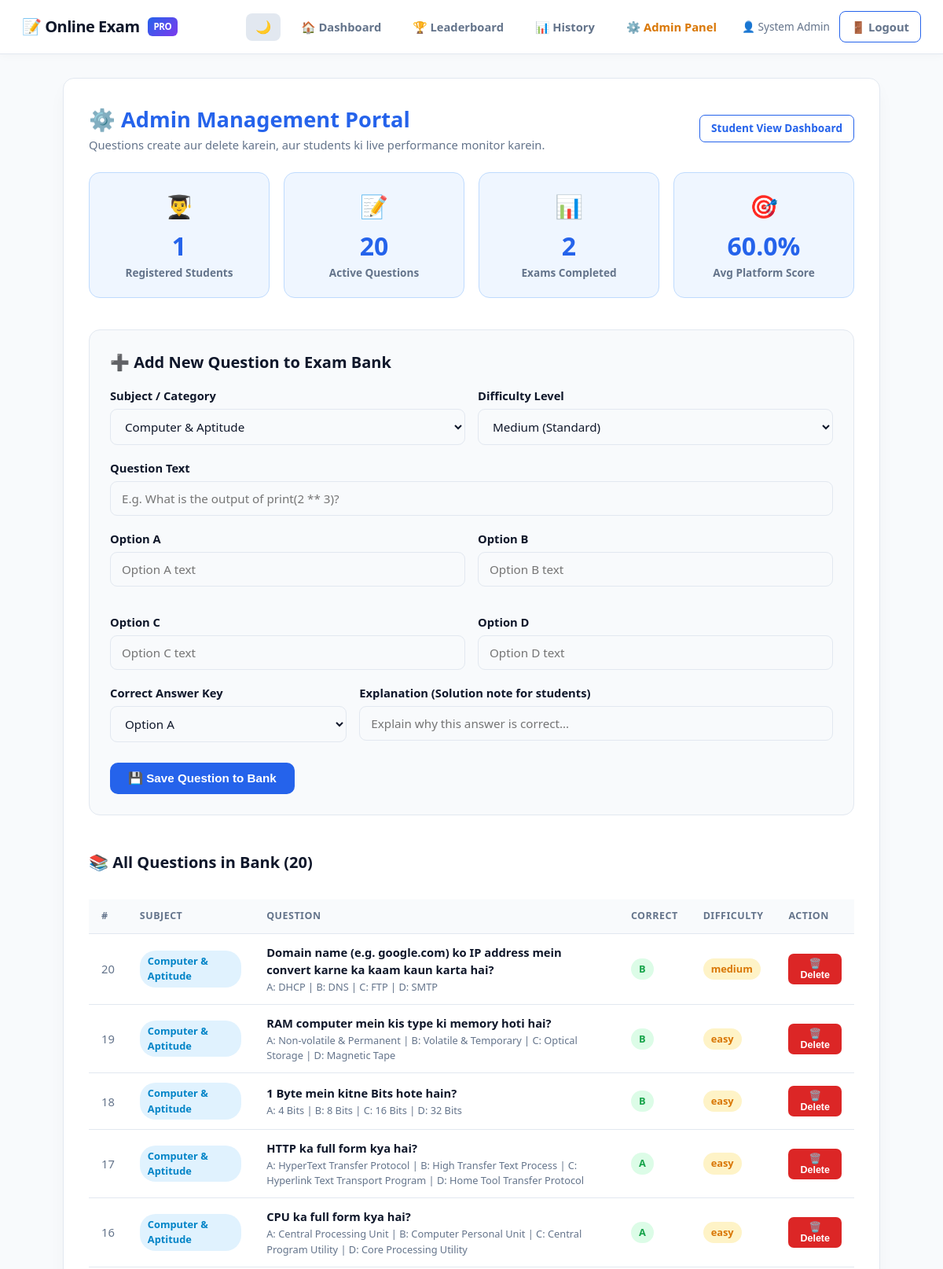
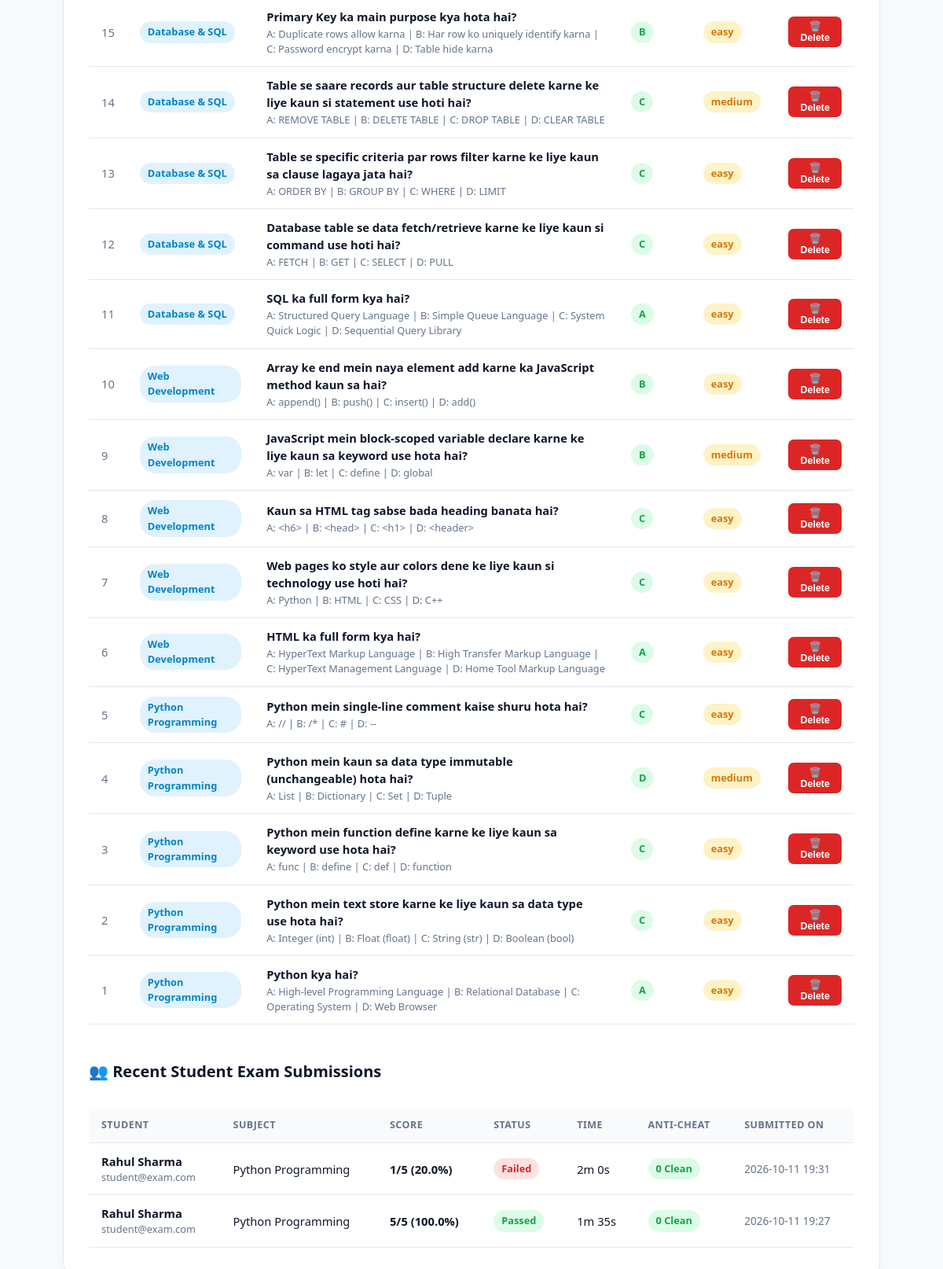
The page /admin (signed in) on the database its author committed (2 pictures, top to bottom).
### tables this page shows
CREATE TABLE questions (
    id             INTEGER PRIMARY KEY AUTOINCREMENT,
    subject_id     INTEGER,
    question       TEXT NOT NULL,
    option_a       TEXT NOT NULL,
    option_b       TEXT NOT NULL,
    option_c       TEXT NOT NULL,
    option_d       TEXT NOT NULL,
    correct_answer TEXT NOT NULL,
    explanation    TEXT,
    difficulty     TEXT DEFAULT 'medium',
    FOREIGN KEY (subject_id) REFERENCES subjects(id) ON DELETE SET NULL
);

CREATE TABLE subjects (
    id          INTEGER PRIMARY KEY AUTOINCREMENT,
    name        TEXT NOT NULL UNIQUE,
    slug        TEXT NOT NULL UNIQUE,
    description TEXT,
    icon        TEXT
);

CREATE TABLE results (
    id           INTEGER PRIMARY KEY AUTOINCREMENT,
    user_id      INTEGER NOT NULL,
    subject_name TEXT DEFAULT 'Mixed Practice',
    score        INTEGER NOT NULL,
    total        INTEGER NOT NULL,
    percentage   REAL    NOT NULL,
    time_taken   INTEGER DEFAULT 0,
    tab_switches INTEGER DEFAULT 0,
    attempted_at TIMESTAMP DEFAULT CURRENT_TIMESTAMP,
    FOREIGN KEY (user_id) REFERENCES users(id) ON DELETE CASCADE
);

CREATE TABLE users (
    id         INTEGER PRIMARY KEY AUTOINCREMENT,
    name       TEXT    NOT NULL,
    email      TEXT    NOT NULL UNIQUE,
    password   TEXT    NOT NULL,
    role       TEXT    DEFAULT 'student',
    created_at TIMESTAMP DEFAULT CURRENT_TIMESTAMP
);

### app.py (the view)
@app.route("/admin")
@admin_required
def admin_dashboard():
    conn   = get_db()
    cursor = conn.cursor()
    cursor.execute("SELECT COUNT(*) FROM users WHERE role = 'student'")
    total_students = cursor.fetchone()[0]
    cursor.execute("SELECT COUNT(*) FROM questions")
    total_questions = cursor.fetchone()[0]
    cursor.execute("SELECT COUNT(*), AVG(percentage) FROM results")
    res_stats = cursor.fetchone()
    total_exams = res_stats[0]
    avg_platform_score = round(res_stats[1], 1) if res_stats[1] else 0
    cursor.execute("SELECT * FROM subjects ORDER BY name ASC")
    subjects = cursor.fetchall()
    cursor.execute("""
        SELECT q.*, s.name as subject_name
        FROM questions q
        LEFT JOIN subjects s ON q.subject_id = s.id
        ORDER BY q.id DESC
    """)
    questions = cursor.fetchall()
    cursor.execute("""
        SELECT r.*, u.name as user_name, u.email as user_email
        FROM results r
        JOIN users u ON r.user_id = u.id
        ORDER BY r.attempted_at DESC
        LIMIT 15
    """)
    recent_submissions = cursor.fetchall()
    conn.close()
    return render_template(
        "admin.html",
        total_students=total_students,
        total_questions=total_questions,
        total_exams=total_exams,
        avg_platform_score=avg_platform_score,
        subjects=subjects,
        questions=questions,
        recent_submissions=recent_submissions
    )

### app.py (called while the page is built)
def get_db():
    conn = sqlite3.connect(DB_PATH)
    conn.row_factory = sqlite3.Row
    conn.execute("PRAGMA foreign_keys = ON")
    return conn

def admin_required(f):
    @wraps(f)
    def decorated(*args, **kwargs):
        if "user_id" not in session or session.get("role") != "admin":
            flash("Is page ko dekhne ke liye Admin permission chahiye.", "danger")
            return redirect(url_for("dashboard"))
        return f(*args, **kwargs)
    return decorated

### templates/admin.html (shortened to what this page needs)
{% extends "base.html" %}
{% block content %}
<div class="container">
    <div class="card">
        <div style="display:flex; justify-content:space-between; align-items:center; flex-wrap:wrap; gap:12px; margin-bottom:24px;">
            <div>
                <h2 style="font-size:1.7rem; font-weight:800; color:var(--primary);">⚙️ Admin Management Portal</h2>
                <p style="color:var(--text-muted); font-size:0.92rem;">Questions create aur delete karein, aur students ki live performance monitor karein.</p>
            </div>
            <div>
                <a href="{{ url_for('dashboard') }}" class="btn btn-outline btn-sm">Student View Dashboard</a>
            </div>
        </div>
        <div class="stats-grid">
            <div class="stat-card">
                <div class="stat-icon">👨‍🎓</div>
                <div class="stat-value">{{ total_students }}</div>
                <div class="stat-label">Registered Students</div>
            </div>
            <div class="stat-card">
                <div class="stat-icon">📝</div>
                <div class="stat-value">{{ total_questions }}</div>
                <div class="stat-label">Active Questions</div>
            </div>
            <div class="stat-card">
                <div class="stat-icon">📊</div>
                <div class="stat-value">{{ total_exams }}</div>
                <div class="stat-label">Exams Completed</div>
            </div>
            <div class="stat-card">
                <div class="stat-icon">🎯</div>
                <div class="stat-value">{{ avg_platform_score }}%</div>
                <div class="stat-label">Avg Platform Score</div>
            </div>
        </div>
        <div style="margin-top:40px; background:var(--bg); border:1.5px solid var(--panel-border); border-radius:var(--radius); padding:26px;">
            <h3 style="font-size:1.25rem; font-weight:700; margin-bottom:16px;">➕ Add New Question to Exam Bank</h3>
            <form method="POST" action="{{ url_for('admin_add_question') }}">
                <div style="display:grid; grid-template-columns: 1fr 1fr; gap:16px;">
                    <div class="form-group">
                        <label>Subject / Category</label>
                        <select name="subject_id" class="form-control" required>
                            {% for s in subjects %}
                                <option value="{{ s.id }}">{{ s.name }}</option>
                            {% endfor %}
                        </select>
                    </div>
                    <div class="form-group">
                        <label>Difficulty Level</label>
                        <select name="difficulty" class="form-control">
                            <option value="medium" selected>Medium (Standard)</option>
                        </select>
                    </div>
                </div>
                <div class="form-group">
                    <label>Question Text</label>
                    <input type="text" name="question" class="form-control" placeholder="E.g. What is the output of print(2 ** 3)?" required>
                </div>
                <div style="display:grid; grid-template-columns: 1fr 1fr; gap:16px;">
                    <div class="form-group">
                        <label>Option A</label>
                        <input type="text" name="option_a" class="form-control" placeholder="Option A text" required>
                    </div>
                    <div class="form-group">
                        <label>Option B</label>
                        <input type="text" name="option_b" class="form-control" placeholder="Option B text" required>
                    </div>
                    <div class="form-group">
                        <label>Option C</label>
                        <input type="text" name="option_c" class="form-control" placeholder="Option C text" required>
                    </div>
                    <div class="form-group">
                        <label>Option D</label>
                        <input type="text" name="option_d" class="form-control" placeholder="Option D text" required>
                    </div>
                </div>
                <div style="display:grid; grid-template-columns: 1fr 2fr; gap:16px;">
                    <div class="form-group">
                        <label>Correct Answer Key</label>
                        <select name="correct_answer" class="form-control" required>
                            <option value="a">Option A</option>
                        </select>
                    </div>
                    <div class="form-group">
                        <label>Explanation (Solution note for students)</label>
                        <input type="text" name="explanation" class="form-control" placeholder="Explain why this answer is correct...">
                    </div>
                </div>
                <button type="submit" class="btn btn-primary" style="margin-top:8px;">
                    💾 Save Question to Bank
                </button>
            </form>
        </div>
        <div style="margin-top:45px;">
            <h3 style="font-size:1.25rem; font-weight:700; margin-bottom:16px;">
                📚 All Questions in Bank ({{ questions | length }})
            </h3>
            <div class="table-responsive">
                <table class="custom-table">
                    <thead>
                        <tr>
                            <th style="width:40px;">#</th>
                            <th>Subject</th>
                            <th>Question</th>
                            <th>Correct</th>
                            <th>Difficulty</th>
                            <th>Action</th>
                        </tr>
                    </thead>
                    <tbody>
                        {% for q in questions %}
                        <tr>
                            <td style="color:var(--text-muted);">{{ q.id }}</td>
                            <td><span class="badge badge-blue">{{ q.subject_name or 'General' }}</span></td>
                            <td>
                                <strong>{{ q.question }}</strong>
                                <div style="font-size:0.8rem; color:var(--text-muted); margin-top:2px;">
                                    A: {{ q.option_a }} | B: {{ q.option_b }} | C: {{ q.option_c }} | D: {{ q.option_d }}
                                </div>
                            </td>
                            <td><span class="badge badge-green">{{ q.correct_answer | upper }}</span></td>
                            <td><span class="badge badge-amber">{{ q.difficulty or 'medium' }}</span></td>
                            <td>
                                <form method="POST" action="{{ url_for('admin_delete_question', question_id=q.id) }}" onsubmit="return confirm('Kya aap sach me ye question delete karna chahte hain?');">
                                    <button type="submit" class="btn btn-danger btn-sm" style="padding:4px 10px; font-size:0.78rem;">
                                        🗑️ Delete
                                    </button>
                                </form>
                            </td>
                        </tr>
                        {% endfor %}
                    </tbody>
                </table>
            </div>
        </div>
        <div style="margin-top:45px;">
            <h3 style="font-size:1.25rem; font-weight:700; margin-bottom:16px;">
                👥 Recent Student Exam Submissions
            </h3>
            <div class="table-responsive">
                <table class="custom-table">
                    <thead>
                        <tr>
                            <th>Student</th>
                            <th>Subject</th>
                            <th>Score</th>
                            <th>Status</th>
                            <th>Time</th>
                            <th>Anti-Cheat</th>
                            <th>Submitted On</th>
                        </tr>
                    </thead>
                    <tbody>
                        {% for r in recent_submissions %}
                        <tr>
                            <td>
                                <strong>{{ r.user_name }}</strong>
                                <div style="font-size:0.8rem; color:var(--text-muted);">{{ r.user_email }}</div>
                            </td>
                            <td>{{ r.subject_name }}</td>
                            <td><strong>{{ r.score }}/{{ r.total }} ({{ r.percentage }}%)</strong></td>
                            <td>
                                {% if r.percentage >= 60 %}
                                    <span class="badge badge-green">Passed</span>
                                {% else %}
                                    <span class="badge badge-red">Failed</span>
                                {% endif %}
                            </td>
                            <td>{{ (r.time_taken // 60) }}m {{ (r.time_taken % 60) }}s</td>
                            <td>
                                {% if r.tab_switches == 0 %}
                                    <span class="badge badge-green">0 Clean</span>
                                {% else %}
                                    <span class="badge badge-red">{{ r.tab_switches }} Switches</span>
                                {% endif %}
                            </td>
                            <td style="color:var(--text-muted); font-size:0.85rem;">{{ r.attempted_at[:16] }}</td>
                        </tr>
                        {% endfor %}
                    </tbody>
                </table>
            </div>
        </div>
    </div>
</div>
{% endblock %}

### static/style.css (style rules this page uses)
:root { --primary: #2563eb; --primary-dark: #1d4ed8; --primary-light: #eff6ff; --primary-border: #bfdbfe; --success: #16a34a; --success-bg: #dcfce7; --danger: #dc2626; --danger-bg: #fee2e2; --warning: #d97706; --warning-bg: #fef3c7; --info: #0284c7; --info-bg: #e0f2fe; --bg: #f8fafc; --panel: #ffffff; --panel-border: #e2e8f0; --text: #0f172a; --text-muted: #64748b; --card-shadow: 0 10px 25px -5px rgba(0, 0, 0, 0.05), 0 8px 10px -6px rgba(0, 0, 0, 0.01); --radius: 14px; }
*, *::before, *::after { box-sizing: border-box; margin: 0; padding: 0; transition: background-color 0.2s ease, border-color 0.2s ease, color 0.2s ease; }
body { font-family: system-ui, -apple-system, BlinkMacSystemFont, 'Segoe UI', Roboto, Oxygen, Ubuntu, Cantarell, sans-serif; background-color: var(--bg); color: var(--text); min-height: 100vh; line-height: 1.5; }
.container { max-width: 1080px; margin: 30px auto; padding: 0 20px 60px; }
.card { background: var(--panel); border: 1px solid var(--panel-border); border-radius: var(--radius); box-shadow: var(--card-shadow); padding: 32px; margin-bottom: 24px; }
.btn { display: inline-flex; align-items: center; justify-content: center; gap: 8px; padding: 10px 22px; border: 1.5px solid transparent; border-radius: 10px; font-size: 0.95rem; font-weight: 700; cursor: pointer; text-decoration: none; transition: all 0.2s ease; }
.btn-primary { background: var(--primary); color: #fff; }
.btn-outline { background: transparent; color: var(--primary); border-color: var(--primary); }
.btn-danger { background: var(--danger); color: #fff; }
.btn-sm { padding: 6px 14px; font-size: 0.85rem; border-radius: 7px; }
.form-group { margin-bottom: 18px; }
.form-group label { display: block; margin-bottom: 6px; font-weight: 600; font-size: 0.92rem; color: var(--text); }
.form-control { width: 100%; padding: 11px 14px; border: 1.5px solid var(--panel-border); border-radius: 9px; font-size: 0.95rem; background: var(--bg); color: var(--text); outline: none; font-family: inherit; }
.stats-grid { display: grid; grid-template-columns: repeat(auto-fit, minmax(200px, 1fr)); gap: 18px; margin: 24px 0; }
.stat-card { background: var(--primary-light); border: 1px solid var(--primary-border); border-radius: var(--radius); padding: 20px; text-align: center; }
.stat-card .stat-icon { font-size: 1.8rem; margin-bottom: 6px; }
.stat-card .stat-value { font-size: 2rem; font-weight: 800; color: var(--primary); }
.stat-card .stat-label { font-size: 0.85rem; color: var(--text-muted); font-weight: 600; }
.table-responsive { overflow-x: auto; width: 100%; }
.custom-table { width: 100%; border-collapse: collapse; margin-top: 16px; }
.custom-table th, .custom-table td { padding: 12px 16px; border-bottom: 1px solid var(--panel-border); text-align: left; font-size: 0.92rem; }
.custom-table th { background: var(--bg); font-weight: 700; color: var(--text-muted); text-transform: uppercase; font-size: 0.78rem; letter-spacing: 0.5px; }
.badge { display: inline-flex; align-items: center; gap: 5px; padding: 4px 10px; border-radius: 20px; font-size: 0.8rem; font-weight: 700; }
.badge-green { background: var(--success-bg); color: var(--success); }
.badge-red { background: var(--danger-bg); color: var(--danger); }
.badge-blue { background: var(--info-bg); color: var(--info); }
.badge-amber { background: var(--warning-bg); color: var(--warning); }

### rows shown on the page
questions: id "20", name "Computer & Aptitude", question "Domain name (e.g. google.com) ko IP address mein convert karne ka kaam kaun karta hai?", option_a "DHCP", option_b "DNS", option_c "FTP", option_d "SMTP", correct_answer "B", difficulty "medium"
questions: id "19", name "Computer & Aptitude", question "RAM computer mein kis type ki memory hoti hai?", option_a "Non-volatile & Permanent", option_b "Volatile & Temporary", option_c "Optical Storage", option_d "Magnetic Tape", correct_answer "B", difficulty "easy"
questions: id "18", name "Computer & Aptitude", question "1 Byte mein kitne Bits hote hain?", option_a "4 Bits", option_b "8 Bits", option_c "16 Bits", option_d "32 Bits", correct_answer "B", difficulty "easy"
questions: id "17", name "Computer & Aptitude", question "HTTP ka full form kya hai?", option_a "HyperText Transfer Protocol", option_b "High Transfer Text Process", option_c "Hyperlink Text Transport Program", option_d "Home Tool Transfer Protocol", correct_answer "A", difficulty "easy"
questions: id "16", name "Computer & Aptitude", question "CPU ka full form kya hai?", option_a "Central Processing Unit", option_b "Computer Personal Unit", option_c "Central Program Utility", option_d "Core Processing Utility", correct_answer "A", difficulty "easy"
questions: id "15", name "Database & SQL", question "Primary Key ka main purpose kya hota hai?", option_a "Duplicate rows allow karna", option_b "Har row ko uniquely identify karna", option_c "Password encrypt karna", option_d "Table hide karna", correct_answer "B", difficulty "easy"
questions: id "14", name "Database & SQL", question "Table se saare records aur table structure delete karne ke liye kaun si statement use hoti hai?", option_a "REMOVE TABLE", option_b "DELETE TABLE", option_c "DROP TABLE", option_d "CLEAR TABLE", correct_answer "C", difficulty "medium"
questions: id "13", name "Database & SQL", question "Table se specific criteria par rows filter karne ke liye kaun sa clause lagaya jata hai?", option_a "ORDER BY", option_b "GROUP BY", option_c "WHERE", option_d "LIMIT", correct_answer "C", difficulty "easy"
questions: id "12", name "Database & SQL", question "Database table se data fetch/retrieve karne ke liye kaun si command use hoti hai?", option_a "FETCH", option_b "GET", option_c "SELECT", option_d "PULL", correct_answer "C", difficulty "easy"
questions: id "11", name "Database & SQL", question "SQL ka full form kya hai?", option_a "Structured Query Language", option_b "Simple Queue Language", option_c "System Quick Logic", option_d "Sequential Query Library", correct_answer "A", difficulty "easy"
questions: id "10", name "Web Development", question "Array ke end mein naya element add karne ka JavaScript method kaun sa hai?", option_a "append()", option_b "push()", option_c "insert()", option_d "add()", correct_answer "B", difficulty "easy"
questions: id "9", name "Web Development", question "JavaScript mein block-scoped variable declare karne ke liye kaun sa keyword use hota hai?", option_a "var", option_b "let", option_c "define", option_d "global", correct_answer "B", difficulty "medium"
questions: id "8", name "Web Development", question "Kaun sa HTML tag sabse bada heading banata hai?", option_a "<h6>", option_b "<head>", option_c "<h1>", option_d "<header>", correct_answer "C", difficulty "easy"
questions: id "7", name "Web Development", question "Web pages ko style aur colors dene ke liye kaun si technology use hoti hai?", option_a "Python", option_b "HTML", option_c "CSS", option_d "C++", correct_answer "C", difficulty "easy"
questions: id "6", name "Web Development", question "HTML ka full form kya hai?", option_a "HyperText Markup Language", option_b "High Transfer Markup Language", option_c "HyperText Management Language", option_d "Home Tool Markup Language", correct_answer "A", difficulty "easy"
questions: id "5", name "Python Programming", question "Python mein single-line comment kaise shuru hota hai?", option_a "//", option_b "/*", option_c "#", option_d "--", correct_answer "C", difficulty "easy"
questions: id "4", name "Python Programming", question "Python mein kaun sa data type immutable (unchangeable) hota hai?", option_a "List", option_b "Dictionary", option_c "Set", option_d "Tuple", correct_answer "D", difficulty "medium"
questions: id "3", name "Python Programming", question "Python mein function define karne ke liye kaun sa keyword use hota hai?", option_a "func", option_b "define", option_c "def", option_d "function", correct_answer "C", difficulty "easy"
questions: id "2", name "Python Programming", question "Python mein text store karne ke liye kaun sa data type use hota hai?", option_a "Integer (int)", option_b "Float (float)", option_c "String (str)", option_d "Boolean (bool)", correct_answer "C", difficulty "easy"
questions: id "1", name "Python Programming", question "Python kya hai?", option_a "High-level Programming Language", option_b "Relational Database", option_c "Operating System", option_d "Web Browser", correct_answer "A", difficulty "easy"
results: user_name "Rahul Sharma", user_email "student@exam.com", subject_name "Python Programming", score "1", total "5", percentage "20.0", shows "Failed", time_taken "2", (r.time_taken%60) "0", tab_switches "0 Clean", attempted_at "2026-10-11 19:31"
results: user_name "Rahul Sharma", user_email "student@exam.com", subject_name "Python Programming", score "5", total "5", percentage "100.0", shows "Passed", time_taken "1", (r.time_taken%60) "35", tab_switches "0 Clean", attempted_at "2026-10-11 19:27"

### other values the page prints
{{ session.name }} "System Admin"
{{ total_students }} "1"
{{ total_questions }} "20"
{{ total_exams }} "2"
{{ avg_platform_score }} "60.0"
{{ questions | length }} "20"
form field subject_id "Computer & Aptitude"
